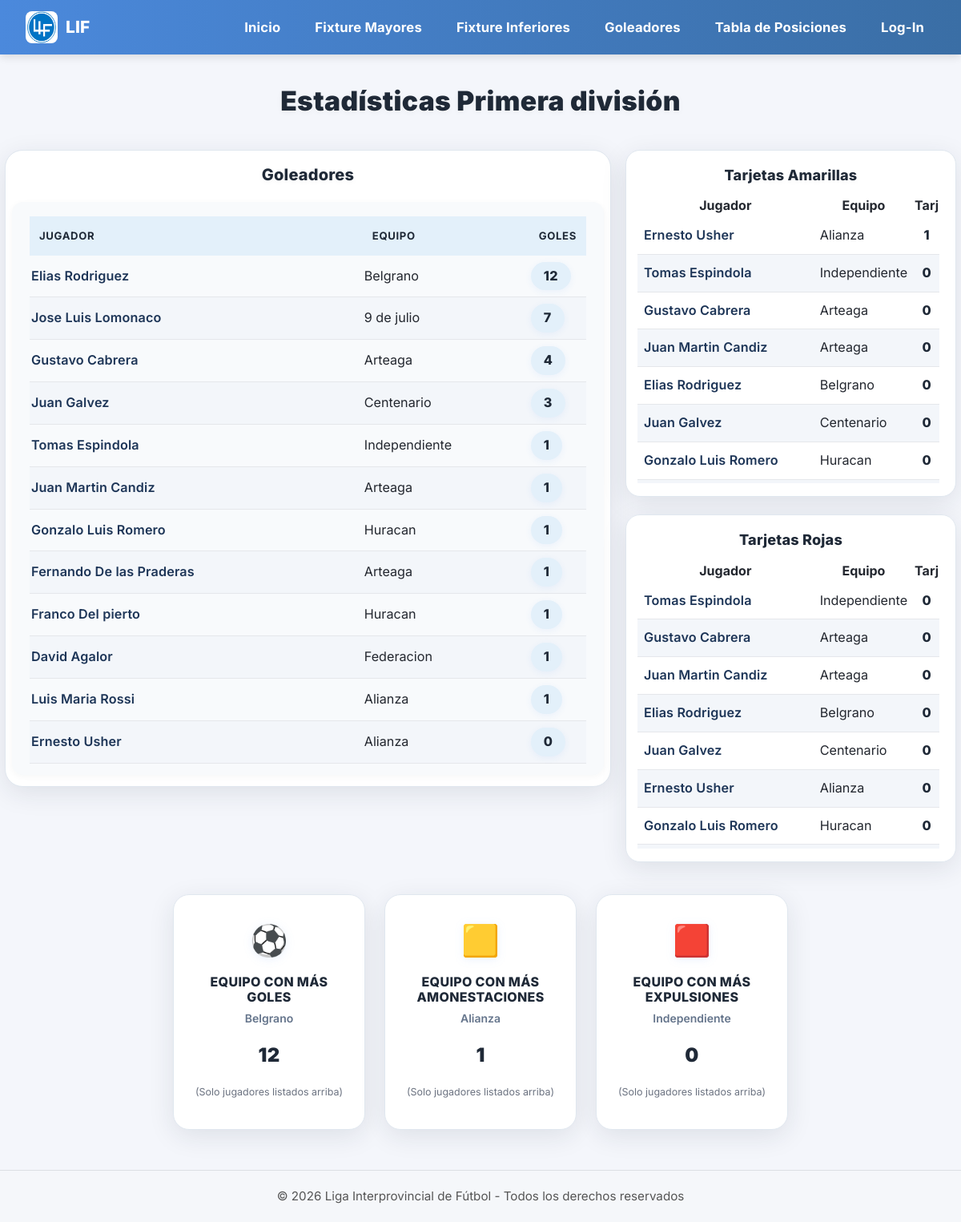
Screenshot of /goleadores/primera with the database file from the repository.
### app/models/models.py (models this page shows, shortened)
class Jugador(db.Model):
    __tablename__ = 'jugador'
    numero_carnet = db.Column(db.Integer, primary_key=True)
    nombre = db.Column(db.String(100), nullable=False)
    apellido = db.Column(db.String(100), nullable=False)
    fecha_nacimiento = db.Column(db.Date, nullable=True)
    club_id = db.Column(db.Integer, db.ForeignKey('club.id'), nullable=True)
    creado_en = db.Column(db.DateTime, default=datetime.datetime.utcnow, nullable=False)
    club = db.relationship('Club', backref='jugadores', lazy='joined')
    equipos = db.relationship('JugadorEquipo', back_populates='jugador', lazy='select', cascade='all, delete-orphan')
    estadisticas = db.relationship('EstadoJugadorPartido', back_populates='jugador', lazy='select', cascade='all, delete-orphan')
    __table_args__ = (
        UniqueConstraint('nombre', 'apellido', 'club_id', name='uq_jugador_nombre_apellido_club'),
    )

class Club(db.Model):
    __tablename__ = 'club'
    id = db.Column(db.Integer, primary_key=True)
    nombre = db.Column(db.String(150), nullable=False, unique=True)
    localidad = db.Column(db.String(120), nullable=True)
    escudo_url = db.Column(db.String(300), nullable=True)
    equipos = db.relationship('Equipo', back_populates='club', lazy='select', cascade='all, delete-orphan')

### app/routes/views.py (the view)
@views.route('/goleadores/<categoria>')
def mostrar_estadisticas(categoria):
    goles = consulta_estadistica(EstadoJugadorPartido.cant_goles, categoria, limite=15)
    amarillas = consulta_estadistica(EstadoJugadorPartido.tarjetas_amarillas, categoria, limite=10)
    rojas = consulta_estadistica(EstadoJugadorPartido.tarjetas_rojas, categoria, limite=10)
    estad = calcular_estadisticas(goles, amarillas, rojas)
    return render_template(
        'goleadores.html',
        categoria=categoria,
        goles=goles,
        amarillas=amarillas,
        rojas=rojas,
        stats=estad["stats"]   # 👈 AHORA SÍ EXISTE Y FUNCIONA
    )

### app/routes/views.py (called while the page is built)
def consulta_estadistica(columna, categoria, limite=15):
    return (
        db.session.query(
            Jugador.numero_carnet,
            Jugador.nombre,
            Jugador.apellido,
            Club.nombre.label("club_nombre"),
            func.sum(columna).label("total")
        )
        .join(EstadoJugadorPartido, EstadoJugadorPartido.id_jugador == Jugador.numero_carnet)
        .join(Partido, Partido.id == EstadoJugadorPartido.id_partido)
        .join(Club, Club.id == Jugador.club_id)
        .filter(func.lower(Partido.categoria) == categoria.lower())
        .group_by(
            Jugador.numero_carnet,
            Jugador.nombre,
            Jugador.apellido,
            Club.nombre
        )
        .order_by(func.sum(columna).desc())
        .limit(limite)
        .all()
    )

### app/templates/goleadores.html (shortened to what this page needs)
{% extends "base.html" %}
{% block content %}
<h1 style="text-align:center;font-size:2.1rem;font-weight:900;margin:38px 0 18px 0;letter-spacing:0.01em;">Estadísticas {{ categoria|capitalize }} división</h1>
<div class="main-grid">
    <div class="left-card">
        <h2>Goleadores</h2>
        <div class="table-goleadores-wrapper">
            <table class="table-goleadores">
                <thead>
                    <tr>
                        <th style="width:60%;">Jugador</th>
                        <th style="width:30%;">Equipo</th>
                        <th style="width:10%;">Goles</th>
                    </tr>
                </thead>
                <tbody>
                    {% for carnet, nombre, apellido, club_nombre, total in goles %}
                    <tr>
                        <td class="player-name">{{ nombre }} {{ apellido }}</td>
                        <td>{{ club_nombre }}</td>
                        <td><span class="badge-goals">{{ total }}</span></td>
                    </tr>
                    {% endfor %}
                </tbody>
            </table>
        </div>
    </div>
    <div class="right-column">
        <div class="card-panel">
            <h3>Tarjetas Amarillas</h3>
            <div class="panel-scroll">
                <table class="panel-table">
                    <thead>
                        <tr>
                            <th>Jugador</th>
                            <th>Equipo</th>
                            <th style="text-align:right;">Tarj</th>
                        </tr>
                    </thead>
                    <tbody>
                        {% for carnet, nombre, apellido, club_nombre, total in amarillas %}
                        <tr>
                            <td class="player-name">{{ nombre }} {{ apellido }}</td>
                            <td>{{ club_nombre }}</td>
                            <td class="count">{{ total }}</td>
                        </tr>
                        {% endfor %}
                    </tbody>
                </table>
            </div>
        </div>
        <div class="card-panel">
            <h3>Tarjetas Rojas</h3>
            <div class="panel-scroll">
                <table class="panel-table">
                    <thead>
                        <tr>
                            <th>Jugador</th>
                            <th>Equipo</th>
                            <th style="text-align:right;">Tarj</th>
                        </tr>
                    </thead>
                    <tbody>
                        {% for carnet, nombre, apellido, club_nombre, total in rojas %}
                        <tr>
                            <td class="player-name">{{ nombre }} {{ apellido }}</td>
                            <td>{{ club_nombre }}</td>
                            <td class="count">{{ total }}</td>
                        </tr>
                        {% endfor %}
                    </tbody>
                </table>
            </div>
        </div>
    </div>
</div>
<div class="stats-wrapper">
    {% for key, stat in stats.items() %}
    <div class="stat-card">
        <div class="stat-icon">{{ stat.icon }}</div>
        <h4 class="stat-title">{{ stat.titulo }}</h4>
        <p class="stat-team">{{ stat.equipo }}</p>
        <p class="stat-value">{{ stat.valor }}</p>
        <p class="stat-desc">{{ stat.descripcion }}</p>
    </div>
    {% endfor %}
</div>
{% endblock %}

### app/templates/base.html (style rules this page uses)
body { font-family: 'Inter', 'Roboto', Arial, sans-serif; background: linear-gradient(180deg, #e9eef5 0%, #f6f8fb 40%, #ffffff 100%); margin: 0; padding: 0; color: #2c3e50; line-height: 1.6; }
h1 { text-align: center; margin-bottom: 20px; font-weight: 900; color: #1f2d3d; font-size: 2.1rem; font-family: 'Inter', 'Roboto', Arial, sans-serif; letter-spacing: 0.01em; }

### app/templates/goleadores.html (style rules this page uses)
h1, .left-card h2, .card-panel h3 { font-family: 'Inter', 'Roboto', Arial, sans-serif; font-weight: 800; letter-spacing: 0.01em; color: #1f2937; background: none; text-shadow: 0 1px 0 #fff, 0 2px 8px rgba(31,41,55,0.04); transition: color 0.2s; }
h1 { font-size: 2.1rem; font-weight: 900; margin: 38px 0 18px 0; text-align: center; }
.left-card h2 { font-size: 1.25rem; margin-bottom: 10px; }
.card-panel h3 { font-size: 1.13rem; margin-bottom: 14px; }
body { font-family: 'Inter', 'Roboto', Arial, sans-serif; background: #f4f6fb; color: #23272f; }
.main-grid { max-width: 1300px; margin: 40px auto; display: grid; grid-template-columns: 2.4fr 1fr; gap: 18px; padding: 0 6px; align-items: start; }
.left-card { background: #fff; border-radius: 22px; padding: 18px 8px 14px 8px; box-shadow: 0 8px 32px rgba(31,41,55,0.10); border: 1.5px solid #e0e7ef; min-height: 520px; display: flex; flex-direction: column; gap: 12px; transition: box-shadow 0.2s; }
.left-card h2 { margin: 0 0 10px 0; font-size: 1.25rem; font-weight: 800; color: #1f2937; text-align: center; letter-spacing: 0.01em; background: none; }
.table-goleadores-wrapper { flex: 1; width: 100%; border-collapse: separate; border-spacing: 0; table-layout: fixed; font-size: 1rem; background: #f8fafc; border-radius: 14px; overflow: hidden; box-shadow: 0 2px 8px rgba(31,41,55,0.04); margin-left: auto; margin-right: auto; }
@media (min-width: 901px) { .table-goleadores-wrapper { padding: 18px 22px 14px 22px; box-sizing: border-box; } }
.table-goleadores thead th { background: #e3f0fa; color: #1f2937; padding: 14px 12px; font-size: 0.82rem; text-transform: uppercase; letter-spacing: 0.05em; text-align: left; border: none; }
.table-goleadores tbody tr { transition: background 0.18s; }
.table-goleadores tbody tr:nth-child(even) { background: #f3f6fa; }
.table-goleadores td { padding: 8px 2px; border-bottom: 1px solid #e5e7eb; vertical-align: middle; font-size: 1.01rem; }
.player-name { white-space: nowrap; overflow: hidden; text-overflow: ellipsis; font-weight: 600; color: #1d3557; letter-spacing: 0.01em; font-size: 1.04em; }
.badge-goals { display: inline-block; background: #e3f0fa; padding: 5px 16px; border-radius: 999px; font-weight: 800; font-size: 1.01rem; color: #1f2937; text-align: center; box-shadow: 0 2px 8px rgba(59,130,246,0.07); letter-spacing: 0.03em; }
.right-column { display: flex; flex-direction: column; gap: 22px; }
.card-panel { background: #fff; border-radius: 18px; padding: 20px 14px 16px 14px; box-shadow: 0 8px 32px rgba(31,41,55,0.10); border: 1.5px solid #e0e7ef; display: flex; flex-direction: column; text-align: center; transition: box-shadow 0.2s; }
.card-panel h3 { margin-bottom: 14px; font-size: 1.13rem; font-weight: 800; color: #1f2937; letter-spacing: 0.01em; background: none; }
.panel-scroll { overflow-y: auto; max-height: 360px; padding-right: 6px; flex: 1; scrollbar-width: thin; scrollbar-color: #cbd5e1 #f1f5f9; }
.panel-table tbody tr:nth-child(even) { background: #f3f6fa; }
.panel-table td { padding: 10px 8px; border-bottom: 1px solid #e5e7eb; font-size: 1.01em; text-align: left; }
.panel-table td.count { text-align: center !important; }
.count { font-weight: 800; text-align: right; color: #1f2937; font-size: 1.08em; }
.stats-wrapper { display: flex; justify-content: center; flex-wrap: wrap; gap: 24px; margin-top: 32px; }
.stat-card { width: 240px; background: #fff; border-radius: 20px; padding: 26px 18px 20px 18px; box-shadow: 0 8px 32px rgba(31,41,55,0.10); text-align: center; transition: transform 0.18s, box-shadow 0.18s; border: 1.5px solid #e0e7ef; }
.stat-icon { font-size: 38px; margin-bottom: 12px; color: #3b82f6; filter: drop-shadow(0 2px 6px rgba(59,130,246,0.10)); }
.stat-title { font-weight: 800; font-size: 16px; text-transform: uppercase; margin-bottom: 6px; color: #1f2937; letter-spacing: 0.02em; }
.stat-team { font-size: 14px; color: #64748b; font-weight: 600; }
.stat-value { font-size: 24px; font-weight: 900; color: #1f2937; margin-top: 8px; letter-spacing: 0.01em; }
.stat-desc { font-size: 0.78rem; color: #6b7280; margin-top: 4px; }

### rows the page displays
Jugador: nombre "Elias", apellido "Rodriguez", club_nombre "Belgrano", total "12", total "0"
Jugador: nombre "Jose Luis", apellido "Lomonaco", club_nombre "9 de julio", total "7"
Jugador: nombre "Gustavo", apellido "Cabrera", club_nombre "Arteaga", total "4", total "0"
Jugador: nombre "Juan", apellido "Galvez", club_nombre "Centenario", total "3", total "0"
Jugador: nombre "Tomas", apellido "Espindola", club_nombre "Independiente", total "1", total "0"
Jugador: nombre "Juan Martin", apellido "Candiz", club_nombre "Arteaga", total "1", total "0"
Jugador: nombre "Gonzalo Luis", apellido "Romero", club_nombre "Huracan", total "1", total "0"
Jugador: nombre "Fernando", apellido "De las Praderas", club_nombre "Arteaga", total "1"
Jugador: nombre "Franco", apellido "Del pierto", club_nombre "Huracan", total "1"
Jugador: nombre "David", apellido "Agalor", club_nombre "Federacion", total "1"
Jugador: nombre "Luis Maria", apellido "Rossi", club_nombre "Alianza", total "1"
Jugador: nombre "Ernesto", apellido "Usher", club_nombre "Alianza", total "0", total "1"
Club: icon "⚽", titulo "EQUIPO CON MÁS GOLES", equipo "Belgrano", valor "12", descripcion "(Solo jugadores listados arriba)"
Club: icon "🟨", titulo "EQUIPO CON MÁS AMONESTACIONES", equipo "Alianza", valor "1", descripcion "(Solo jugadores listados arriba)"
Club: icon "🟥", titulo "EQUIPO CON MÁS EXPULSIONES", equipo "Independiente", valor "0", descripcion "(Solo jugadores listados arriba)"

### other values shown
{{ categoria|capitalize }} "Primera"
